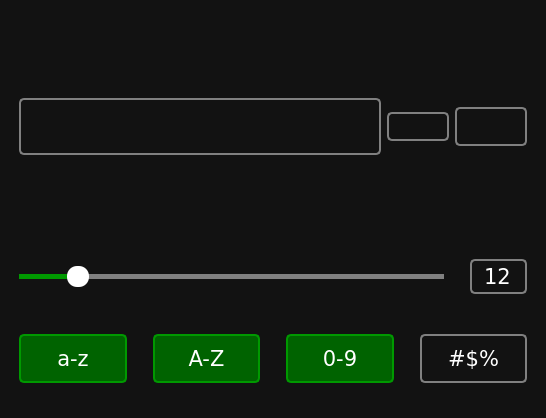
<?xml version="1.0" encoding="UTF-8"?>
<ui version="4.0">
 <class>MainWindow</class>
 <widget class="QMainWindow" name="MainWindow">
  <property name="geometry">
   <rect>
    <x>0</x>
    <y>0</y>
    <width>542</width>
    <height>418</height>
   </rect>
  </property>
  <property name="cursor">
   <cursorShape>PointingHandCursor</cursorShape>
  </property>
  <property name="windowTitle">
   <string>Password Generator</string>
  </property>
  <property name="windowIcon">
   <iconset resource="resources.qrc">
    <normaloff>:/icons/icons/app-icon.ico</normaloff>:/icons/icons/app-icon.ico</iconset>
  </property>
  <property name="styleSheet">
   <string notr="true">QWidget {
    background-color: #121212;
    color: white;
    font-family: Verdana;
    font-size: 16pt;
    margin: 10px;
}

QPushButton {
    border: 2px solid gray;
    border-radius: 5px;
}

QPushButton#btn_lower,
#btn_upper,
#btn_digits,
#btn_special {
    padding: 10px;
}

QPushButton:hover {
    border-color: #090;
}

QPushButton:pressed {
    border: 4px solid #090;
    border-radius: 5px;
}

QPushButton:checked {
    background-color: #006300;
    border-color: #090;
}
</string>
  </property>
  <widget class="QWidget" name="centralwidget">
   <property name="styleSheet">
    <string notr="true"/>
   </property>
   <layout class="QVBoxLayout" name="verticalLayout">
    <item>
     <widget class="QPushButton" name="icon_lock">
      <property name="enabled">
       <bool>false</bool>
      </property>
      <property name="sizePolicy">
       <sizepolicy hsizetype="Minimum" vsizetype="Fixed">
        <horstretch>0</horstretch>
        <verstretch>0</verstretch>
       </sizepolicy>
      </property>
      <property name="styleSheet">
       <string notr="true">border: none;
</string>
      </property>
      <property name="text">
       <string/>
      </property>
      <property name="icon">
       <iconset resource="resources.qrc">
        <normaloff>:/icons/icons/lock.svg</normaloff>:/icons/icons/lock.svg</iconset>
      </property>
      <property name="iconSize">
       <size>
        <width>100</width>
        <height>100</height>
       </size>
      </property>
     </widget>
    </item>
    <item>
     <layout class="QHBoxLayout" name="layout_password">
      <item>
       <widget class="QFrame" name="frame_password">
        <property name="sizePolicy">
         <sizepolicy hsizetype="Minimum" vsizetype="Maximum">
          <horstretch>0</horstretch>
          <verstretch>0</verstretch>
         </sizepolicy>
        </property>
        <property name="styleSheet">
         <string notr="true">QFrame {
    border: 2px solid gray;
    border-radius: 5px;
    margin-right: 0;
}

QFrame:hover {
    border-color: #090;
}
</string>
        </property>
        <property name="frameShape">
         <enum>QFrame::StyledPanel</enum>
        </property>
        <property name="frameShadow">
         <enum>QFrame::Raised</enum>
        </property>
        <layout class="QHBoxLayout" name="horizontalLayout_10">
         <item>
          <widget class="QLineEdit" name="line_password">
           <property name="styleSheet">
            <string notr="true">QLineEdit {
    border: none;
    margin: 0;
    font-size: 20pt;
}
</string>
           </property>
          </widget>
         </item>
         <item>
          <widget class="QPushButton" name="btn_visibility">
           <property name="cursor">
            <cursorShape>PointingHandCursor</cursorShape>
           </property>
           <property name="styleSheet">
            <string notr="true">QPushButton {
    border: none;
    margin: 0;
    background-color: transparent;
}
</string>
           </property>
           <property name="text">
            <string/>
           </property>
           <property name="icon">
            <iconset resource="resources.qrc">
             <normaloff>:/icons/icons/invisible.svg</normaloff>
             <normalon>:/icons/icons/visible.svg</normalon>:/icons/icons/invisible.svg</iconset>
           </property>
           <property name="iconSize">
            <size>
             <width>30</width>
             <height>30</height>
            </size>
           </property>
           <property name="checkable">
            <bool>true</bool>
           </property>
           <property name="checked">
            <bool>true</bool>
           </property>
          </widget>
         </item>
        </layout>
       </widget>
      </item>
      <item>
       <widget class="QPushButton" name="btn_refresh">
        <property name="cursor">
         <cursorShape>PointingHandCursor</cursorShape>
        </property>
        <property name="styleSheet">
         <string notr="true">QPushButton {
    margin-right: 0;
    margin-left: 0;
}
</string>
        </property>
        <property name="text">
         <string/>
        </property>
        <property name="icon">
         <iconset>
          <normalon>:/icons/icons/refresh.svg</normalon>
         </iconset>
        </property>
        <property name="iconSize">
         <size>
          <width>52</width>
          <height>52</height>
         </size>
        </property>
        <property name="shortcut">
         <string>Ctrl+R</string>
        </property>
       </widget>
      </item>
      <item>
       <widget class="QPushButton" name="btn_copy">
        <property name="cursor">
         <cursorShape>PointingHandCursor</cursorShape>
        </property>
        <property name="styleSheet">
         <string notr="true">QPushButton {
    padding: 5px;
    margin-left: 0;
}
</string>
        </property>
        <property name="text">
         <string/>
        </property>
        <property name="icon">
         <iconset>
          <normalon>:/icons/icons/copy.svg</normalon>
         </iconset>
        </property>
        <property name="iconSize">
         <size>
          <width>42</width>
          <height>42</height>
         </size>
        </property>
        <property name="shortcut">
         <string>Ctrl+C</string>
        </property>
       </widget>
      </item>
     </layout>
    </item>
    <item>
     <layout class="QHBoxLayout" name="layout_info">
      <item>
       <widget class="QLabel" name="label_strength">
        <property name="sizePolicy">
         <sizepolicy hsizetype="Preferred" vsizetype="Maximum">
          <horstretch>0</horstretch>
          <verstretch>0</verstretch>
         </sizepolicy>
        </property>
        <property name="text">
         <string/>
        </property>
        <property name="alignment">
         <set>Qt::AlignCenter</set>
        </property>
       </widget>
      </item>
      <item>
       <widget class="QLabel" name="label_entropy">
        <property name="sizePolicy">
         <sizepolicy hsizetype="Preferred" vsizetype="Maximum">
          <horstretch>0</horstretch>
          <verstretch>0</verstretch>
         </sizepolicy>
        </property>
        <property name="text">
         <string/>
        </property>
        <property name="alignment">
         <set>Qt::AlignCenter</set>
        </property>
       </widget>
      </item>
     </layout>
    </item>
    <item>
     <layout class="QHBoxLayout" name="layout_length">
      <item>
       <widget class="QSlider" name="slider_length">
        <property name="cursor">
         <cursorShape>PointingHandCursor</cursorShape>
        </property>
        <property name="styleSheet">
         <string notr="true">QSlider::groove:horizontal {
    background-color: transparent;
    height: 5px;
}

QSlider::sub-page:horizontal {
    background-color: #090;
}

QSlider::add-page:horizontal {
    background-color: gray;
}

QSlider::handle:horizontal {
    background-color: white;
    width: 22px;
    border-radius: 10px;
    margin-top: -8px;
    margin-bottom: -8px;
}
</string>
        </property>
        <property name="maximum">
         <number>100</number>
        </property>
        <property name="value">
         <number>12</number>
        </property>
        <property name="orientation">
         <enum>Qt::Horizontal</enum>
        </property>
       </widget>
      </item>
      <item>
       <widget class="QSpinBox" name="spinbox_length">
        <property name="styleSheet">
         <string notr="true">QSpinBox {
    border: 2px solid gray;
    border-radius: 5px;
    background: transparent;
    padding: 2px;
}

QSpinBox:hover {
    border-color: #009900;
}
</string>
        </property>
        <property name="alignment">
         <set>Qt::AlignCenter</set>
        </property>
        <property name="buttonSymbols">
         <enum>QAbstractSpinBox::NoButtons</enum>
        </property>
        <property name="maximum">
         <number>100</number>
        </property>
        <property name="value">
         <number>12</number>
        </property>
       </widget>
      </item>
     </layout>
    </item>
    <item>
     <layout class="QHBoxLayout" name="layout_characters">
      <item>
       <widget class="QPushButton" name="btn_lower">
        <property name="cursor">
         <cursorShape>PointingHandCursor</cursorShape>
        </property>
        <property name="text">
         <string>a-z</string>
        </property>
        <property name="checkable">
         <bool>true</bool>
        </property>
        <property name="checked">
         <bool>true</bool>
        </property>
       </widget>
      </item>
      <item>
       <widget class="QPushButton" name="btn_upper">
        <property name="cursor">
         <cursorShape>PointingHandCursor</cursorShape>
        </property>
        <property name="text">
         <string>A-Z</string>
        </property>
        <property name="checkable">
         <bool>true</bool>
        </property>
        <property name="checked">
         <bool>true</bool>
        </property>
       </widget>
      </item>
      <item>
       <widget class="QPushButton" name="btn_digits">
        <property name="cursor">
         <cursorShape>PointingHandCursor</cursorShape>
        </property>
        <property name="text">
         <string>0-9</string>
        </property>
        <property name="checkable">
         <bool>true</bool>
        </property>
        <property name="checked">
         <bool>true</bool>
        </property>
       </widget>
      </item>
      <item>
       <widget class="QPushButton" name="btn_special">
        <property name="cursor">
         <cursorShape>PointingHandCursor</cursorShape>
        </property>
        <property name="text">
         <string>#$%</string>
        </property>
        <property name="checkable">
         <bool>true</bool>
        </property>
       </widget>
      </item>
     </layout>
    </item>
   </layout>
  </widget>
 </widget>
 <resources>
  <include location="resources.qrc"/>
 </resources>
 <connections/>
</ui>
